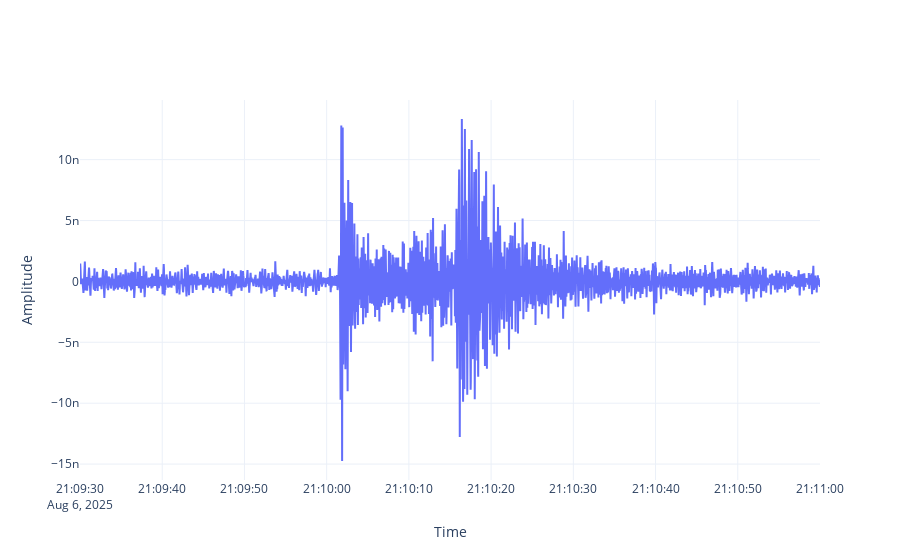

Notebook source saved alongside this figure:
### Code cell
# show interactive figure with plotly
# load
st = read("sac/F1/08.06.21.F1.U")

# information
station = st[0].stats.station
channel = st[0].stats.channel

# filter
st.detrend(type="linear")
st.filter("bandpass",freqmin=2,freqmax=10,corners=2,zerophase=True)

# slice
st = st.slice(starttime=start,endtime=end)

# extract
# t = st[0].times()
t = [ti.datetime for ti in st[0].times("utcdatetime")]
y = st[0].data

# plot & show
fig = go.Figure()
fig.add_trace(go.Scatter(x=t,y=y,mode="lines",name=f"Station {station} (channel {channel})"))
fig.update_layout(xaxis_title="Time",yaxis_title="Amplitude",template="plotly_white")
fig.show()

### Figure 1 — Plotly figure (JSON) as saved in the notebook; plotly's stock layout.template omitted (floating-point values rounded to 4 significant figures; data arrays with more than 128 entries replaced by an {"elided": "..."} marker saying what was removed)
{"data": [{"mode": "lines", "name": "Station F1 (channel U)", "type": "scatter", "x": {"elided": "9001 str values"}, "y": {"elided": "9001 float values"}}], "layout": {"xaxis": {"title": {"text": "Time"}}, "yaxis": {"title": {"text": "Amplitude"}}}}
